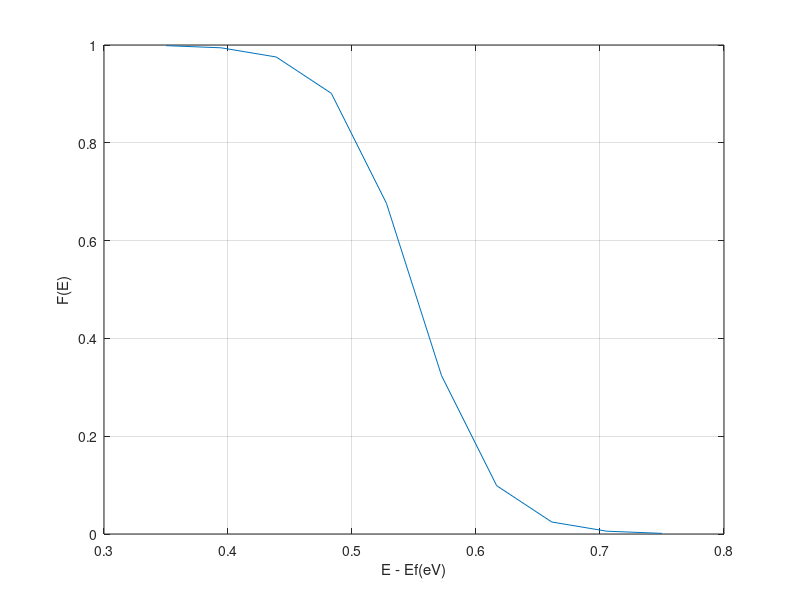

Write MATLAB code to recreate this figure.
E = linspace(0.35, 0.75, 10);
a = E - 0.55;
b = 8.617*(10.^(-5))* 350;
c = 1.+ e.^(a/b);
Fermi = 1.0./c;
plot(E, Fermi)
grid on
ylabel('F(E)');
xlabel('E - Ef(eV)');
